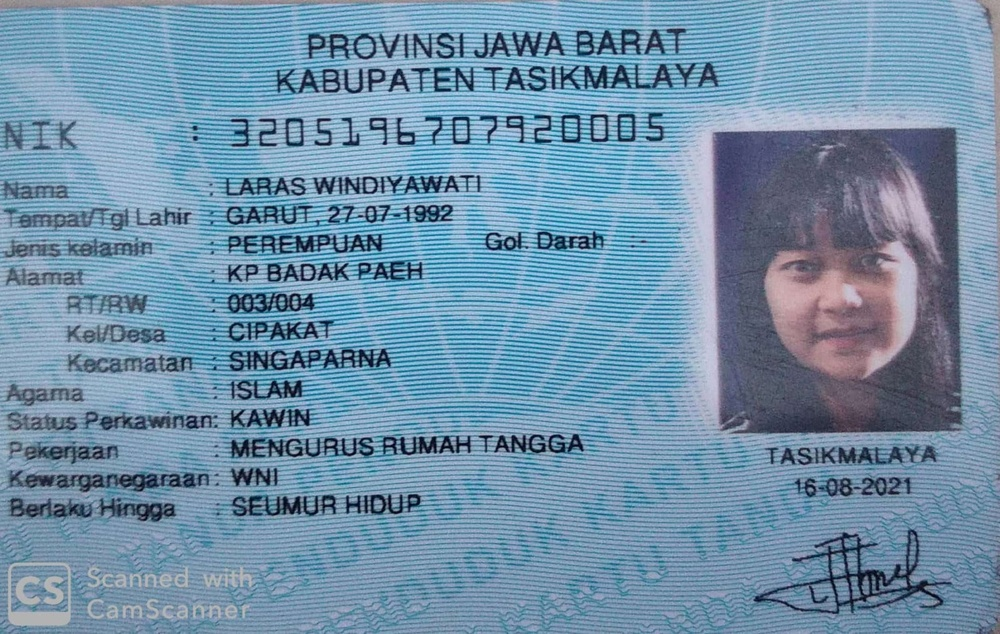
#> input picture KTPscan/ktp (4).jpeg, 1000 x 634 px, shrunk from 1600 x 1014 before the run
$ python test.py
#> lines starting #> are read from the running program, lines starting #| are printed output that depends on the picture
import cv2
import pytesseract
import json

def extract_text_from_image(img_path):
#> called with img_path = 'KTPscan/ktp (4).jpeg'
    try:
        img = cv2.imread(img_path)
#> img is the input picture: shape (634, 1000, 3); mean B, G, R 169.9, 144.9, 112.3
        gray = cv2.cvtColor(img, cv2.COLOR_BGR2GRAY)
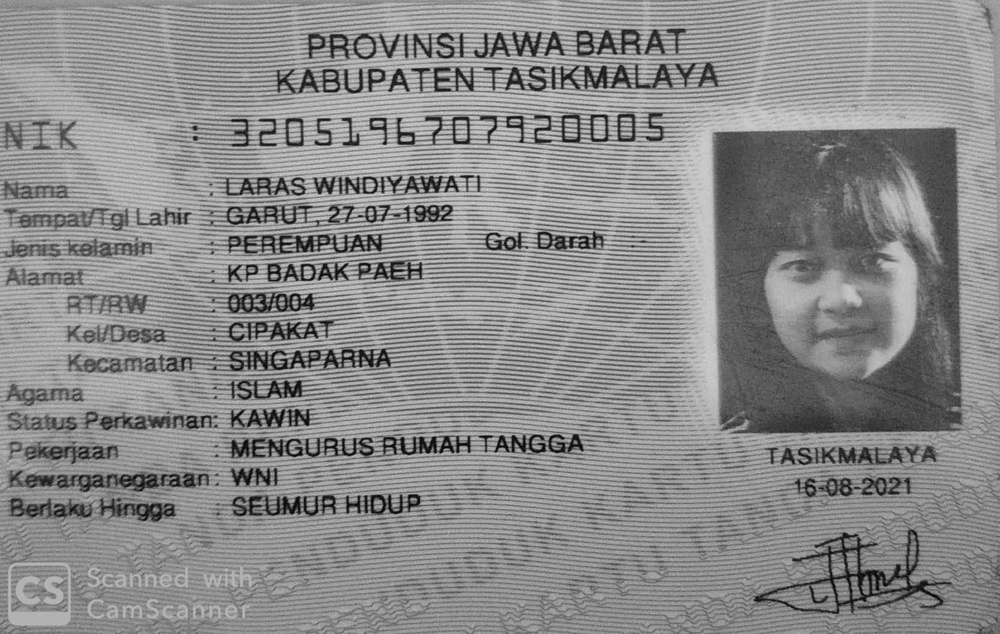
#> gray: shape (634, 1000); min 2, max 211, mean 138
        _, threshed = cv2.threshold(gray, 170, 255, cv2.THRESH_TRUNC)

        result = pytesseract.image_to_string(threshed, lang="ind")

        data = {}
        for line in result.split("\n"):
            if "”—" in line:
                line = line.replace("”—", ":")
            line = line.replace("?", "7").replace("b", "6")

            if ":" in line:
                key, value = map(str.strip, line.split(":", 1))
                data[key] = value
            print(data)
        return data
    except Exception as e:
        raise Exception(f"Error extracting text from image: {str(e)}")

def filter_data(data):
    filtered_data = {
        key: value for key, value in data.items() if key.lower() in ["nik", "nama"]
    }
    return filtered_data

def create_json_data(image_file, filtered_data):
    ordered_data = {"nama file": image_file, **filtered_data}
    json_data = json.dumps(ordered_data, indent=3, ensure_ascii=False)
    return json_data

if __name__ == "__main__":
    image_file = "KTPscan/ktp (4).jpeg"

    try:
        extracted_data = extract_text_from_image(image_file)
        filtered_data = filter_data(extracted_data)
        json_data = create_json_data(image_file, filtered_data)
        print(json_data)
    except Exception as e:
        print(f"Error processing image {image_file}: {str(e)}")

$ run again, with KTPscan/ktp (1).jpeg copied over KTPscan/ktp (4).jpeg
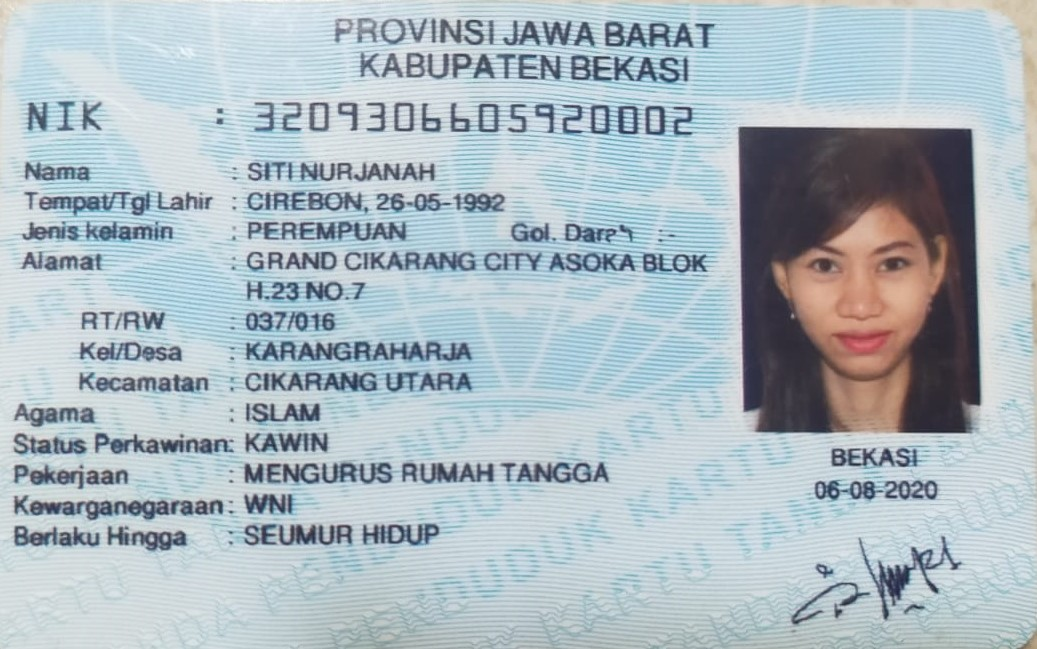
#> input picture KTPscan/ktp (1).jpeg, 1037 x 649 px
#> in extract_text_from_image, img is the input picture: shape (649, 1037, 3); mean B, G, R 193.7, 186.3, 172.7
#> in extract_text_from_image, `gray = cv2.cvtColor(img, cv2.COLOR_BGR2GRAY)`:
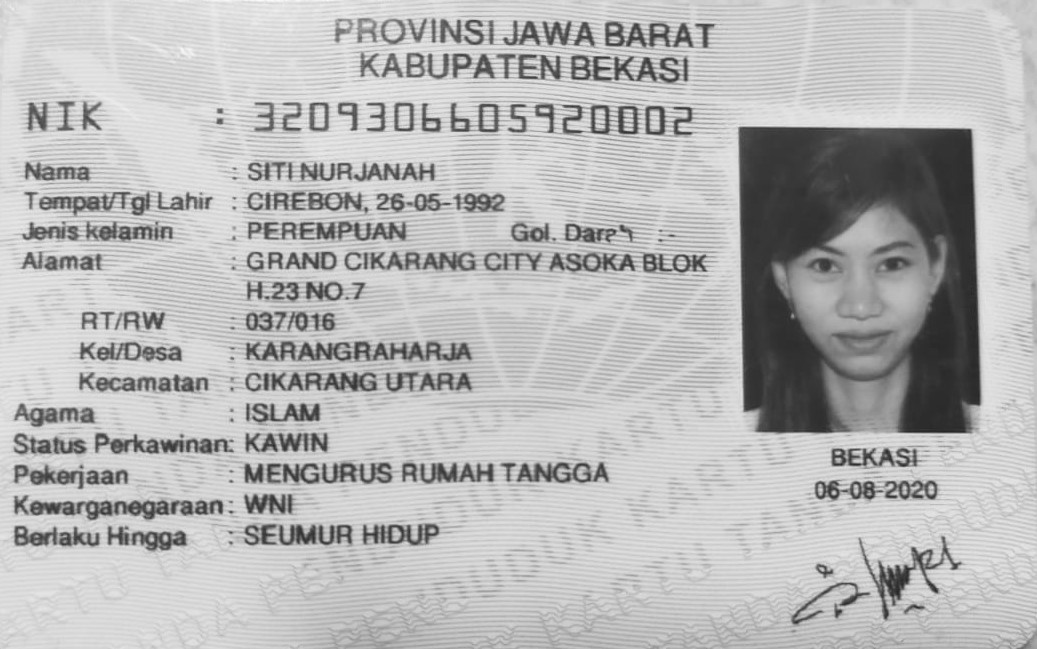
#> gray: shape (649, 1037); min 36, max 250, mean 183.1
#> in extract_text_from_image, `_, threshed = cv2.threshold(gray, 170, 255, cv2.THRESH_TRUNC)`:
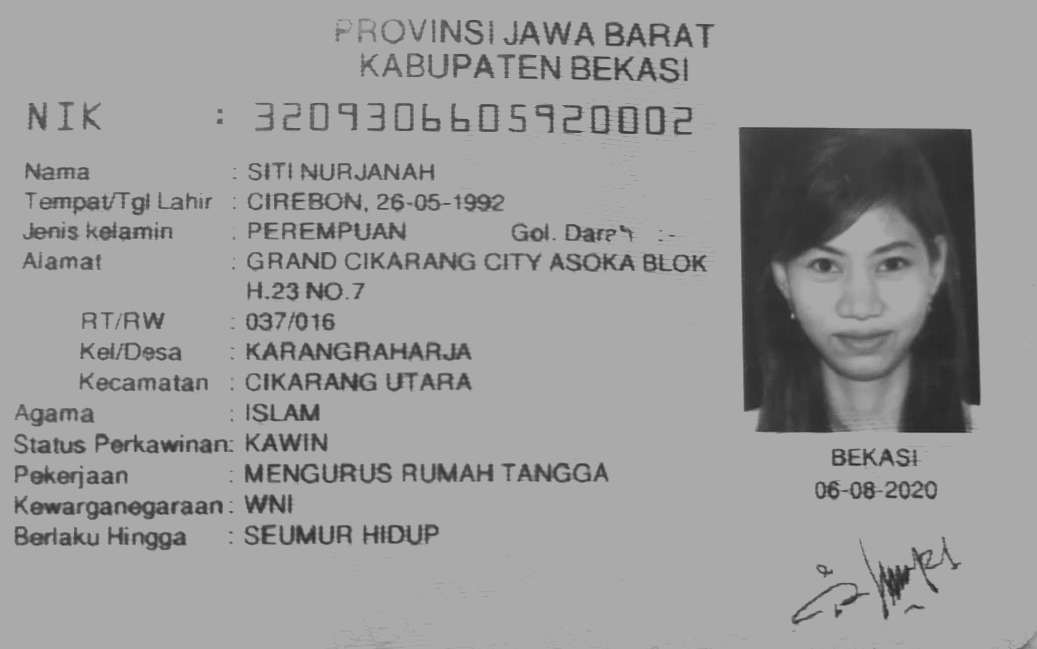
#> threshed: shape (649, 1037); min 36, max 170, mean 154.7

$ run again, with KTPscan/ktp (10).jpeg copied over KTPscan/ktp (4).jpeg
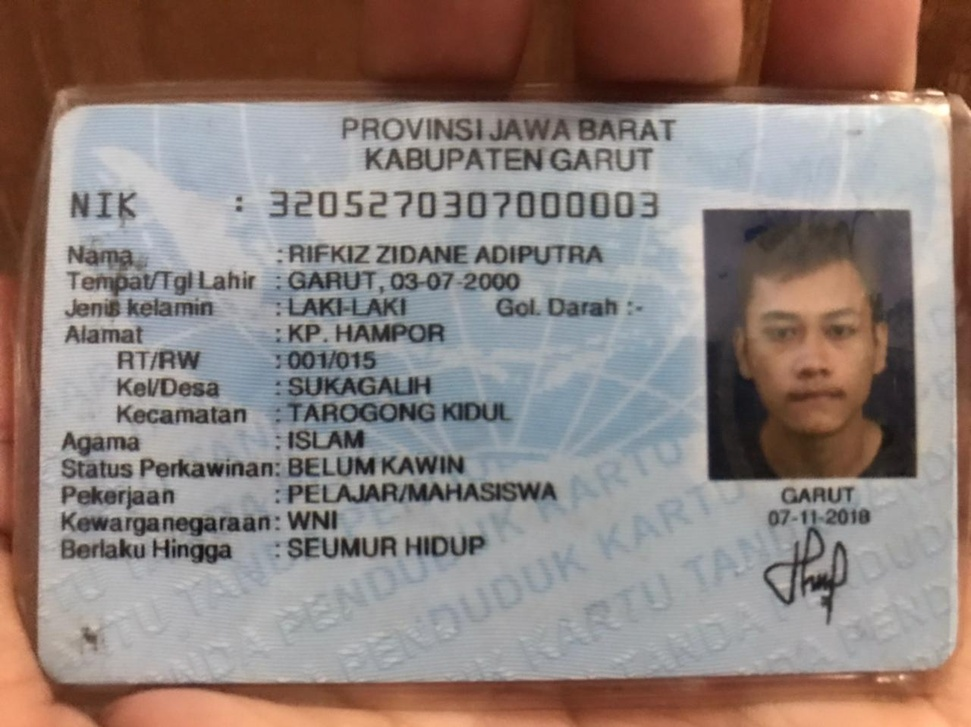
#> input picture KTPscan/ktp (10).jpeg, 971 x 727 px, shrunk from 1280 x 958 before the run
#> in extract_text_from_image, img is the input picture: shape (727, 971, 3); mean B, G, R 124.3, 129.2, 143.1
#> in extract_text_from_image, `gray = cv2.cvtColor(img, cv2.COLOR_BGR2GRAY)`:
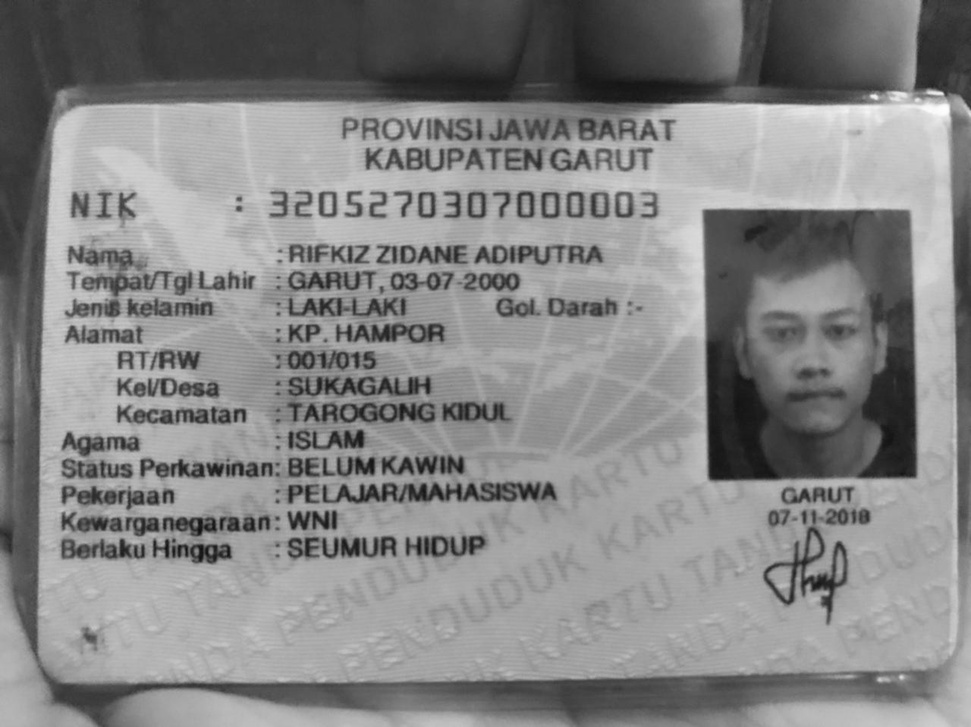
#> gray: shape (727, 971); min 15, max 254, mean 132.8
#> in extract_text_from_image, `_, threshed = cv2.threshold(gray, 170, 255, cv2.THRESH_TRUNC)`:
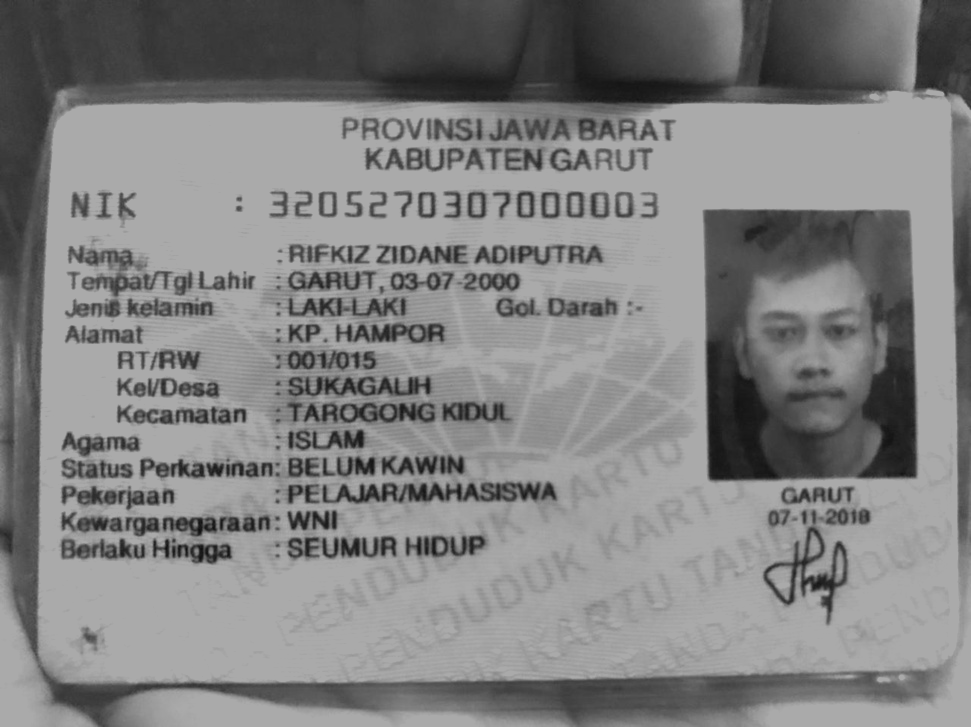
#> threshed: shape (727, 971); min 15, max 170, mean 129.1

$ run again, with KTPscan/ktp (11).jpeg copied over KTPscan/ktp (4).jpeg
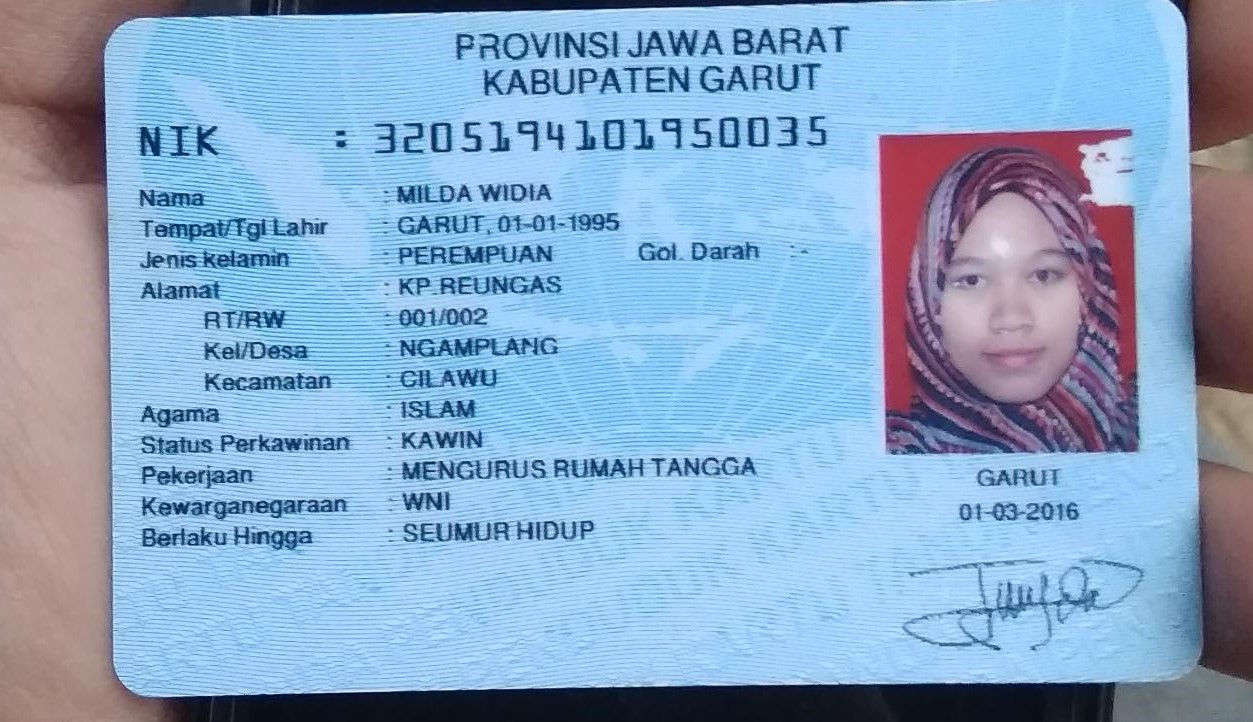
#> input picture KTPscan/ktp (11).jpeg, 1253 x 722 px
#> in extract_text_from_image, img is the input picture: shape (722, 1253, 3); mean B, G, R 198.9, 166.6, 135.8
#> in extract_text_from_image, `gray = cv2.cvtColor(img, cv2.COLOR_BGR2GRAY)`:
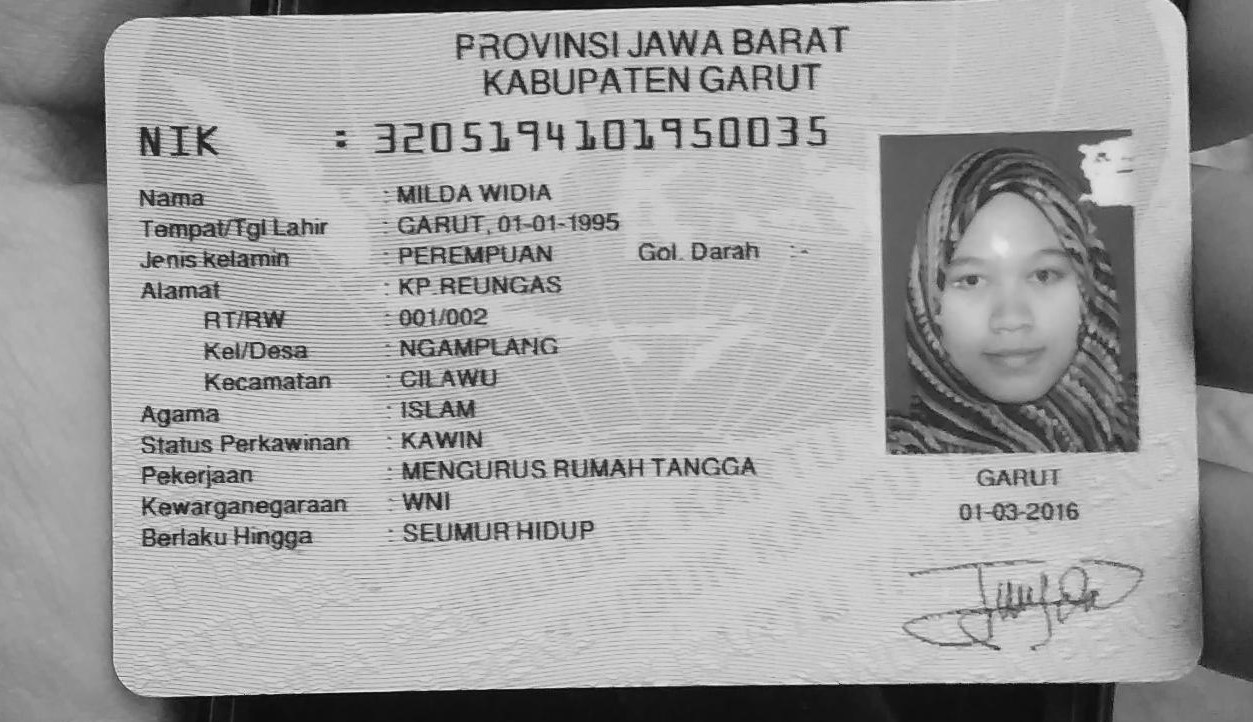
#> gray: shape (722, 1253); min 4, max 239, mean 161.1
#> in extract_text_from_image, `_, threshed = cv2.threshold(gray, 170, 255, cv2.THRESH_TRUNC)`:
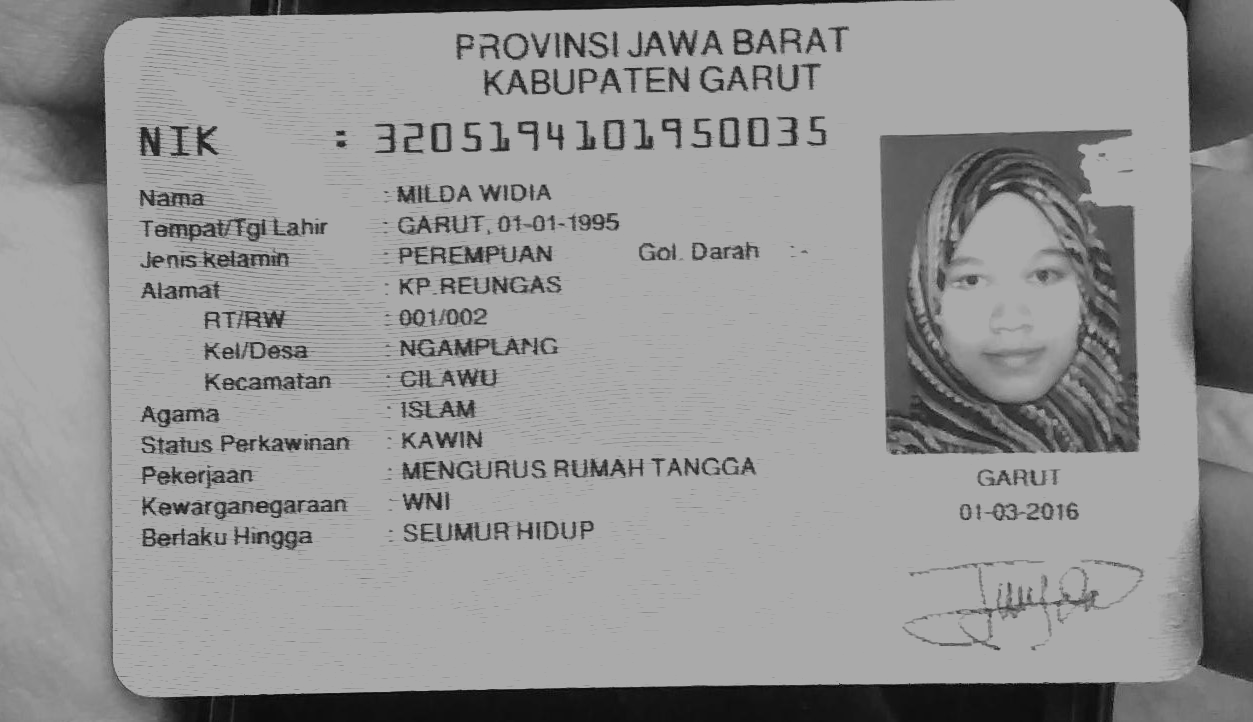
#> threshed: shape (722, 1253); min 4, max 170, mean 146.3
